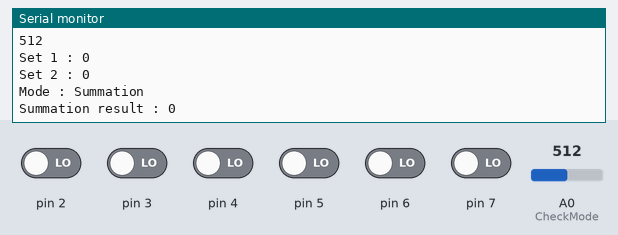
The sketch below on a simulated Arduino Uno, built with avr-gcc and run on an emulated ATmega328P. On the bench: the last lines printed to the serial monitor. Inputs (shaded band) come from the test bench; at power-on: pin 2–7 LOW, A0 (CheckMode) = 512.

Above: at 1.2 s.
1.3 s: A0 (CheckMode) set to 0
At 3.0 s:
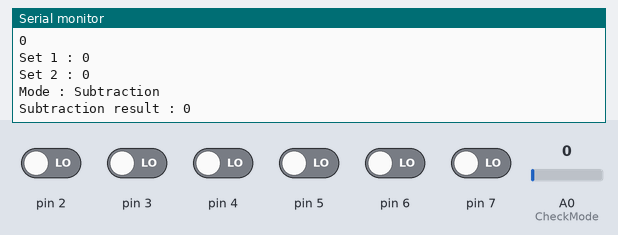
3.5 s: pin 2 driven HIGH
At 4.6 s:
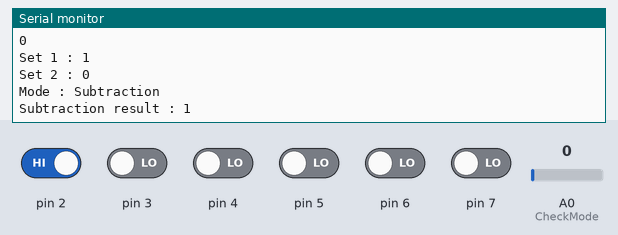
5.0 s: pin 3 driven HIGH
At 6.4 s:
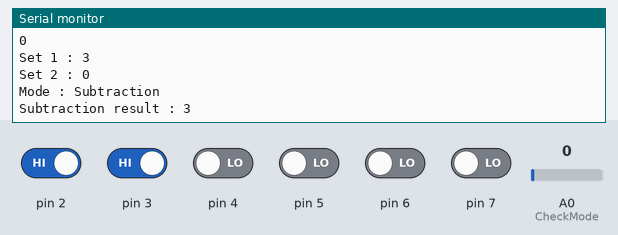
6.5 s: pin 4 driven HIGH
8.0 s: pin 5 driven HIGH
At 9.0 s:
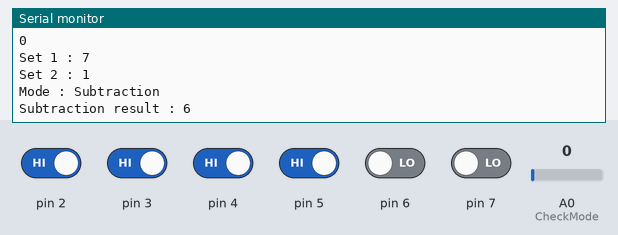
9.5 s: pin 6 driven HIGH
At 10.6 s:
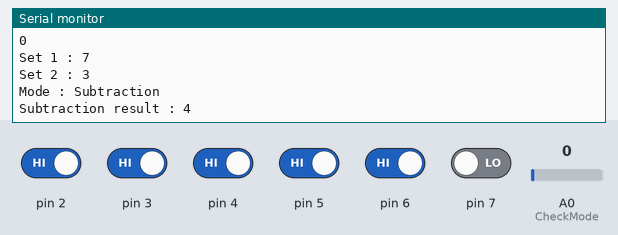
Timing chart, 0 to 12.0 s (numbered marks = the images above; inputs shaded):
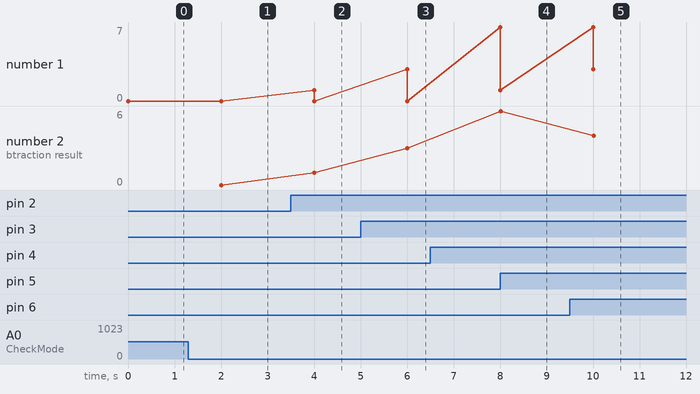

The sketch:

_3BitCalculator.ino
```cpp
 /*3-Bit Calculator Project
Made by : Pongsapat Boonpong
Purpose : To study about binary addition and subtraction
Version : v1.0
Finish date : V1.0 (25-3-2024)
*/

int Base10Sum1;
int Base10Sum2;
int Base10Result;

/*
//Input digital pins
Input1 = 2;
Input2 = 3;
Input3 = 4;
Input4 = 5;
Input5 = 6;
Input6 = 7;

//Output digital pins
Output1 = 8;
Output2 = 9;
Output3 = 10;
Output4 = 11;
*/

//Modes
int CheckMode = A0;

void setup() {
  Serial.begin(115200);
  pinMode(CheckMode, INPUT);
}

void loop() {
  Serial.println(analogRead(A0));
  for (int i = 8; i <= 11; i++){
    digitalWrite(i, LOW);
  }
  digitalWrite(13, LOW);
  //Get input from the calculator
  for (int i = 0; i <= 2; i++){
    if (digitalRead(i+2) == 1){
      Base10Sum1 += round(pow(2,i));
      //Serial.println(pow(2,i));
    }
    if (digitalRead(i+5) == 1){
      Base10Sum2 += round(pow(2,i));
    }
  }

  //Show results on serial monitor
  char buffer[40];
   sprintf(buffer,"Set 1 : %i", Base10Sum1);
   Serial.println(buffer);
   sprintf(buffer,"Set 2 : %i", Base10Sum2);
   Serial.println(buffer);

  //Calculation
  if (analogRead(CheckMode) >= 1){
   //Calculation summmation
   Serial.println("Mode : Summation");
   Base10Result = Base10Sum1 + Base10Sum2;
   char buffer[40];
   sprintf(buffer,"Summation result : %i", Base10Result);
   Serial.println(buffer);
   for (int i = 0; i <= 3; i++){
          if (Base10Result <= 0){
            break;
          }
          digitalWrite(i+8, Base10Result%2);
          Base10Result /= 2;
       }
  }
  else{
    //Calculate subtraction
    Serial.println("Mode : Subtraction");
    Base10Result = Base10Sum1 - Base10Sum2;
    if (Base10Result < 0){
      digitalWrite(13, HIGH);
    }
    char buffer[40];
    sprintf(buffer,"Subtraction result : %i", Base10Result);
    Serial.println(buffer);
    abs(Base10Result%2);
    for (int i = 0; i <= 3; i++){
       digitalWrite(i+8, Base10Result%2);
       Base10Result /= 2;
    }
  }
  Base10Sum1 = 0;
  Base10Sum2 = 0;
  Base10Result = 0;
  delay(2000);
}
```

Measured:
- after the input at 1.3 s, the serial monitor: prints a new line after 0.70 s (image 1)
- after the input at 3.5 s, the serial monitor: prints a new line after 0.50 s (image 2)
- after the input at 5.0 s, the serial monitor: prints a new line after 1.0 s (image 3)
- after the input at 8.0 s, the serial monitor: prints a new line at once (image 4)
- after the input at 9.5 s, the serial monitor: prints a new line after 0.51 s (image 5)
- plotted number 1: 1 → 3 after the input at 9.5 s
- plotted number 2: 1 → 3 after the input at 5.0 s, 3 → 6 after the input at 8.0 s, 6 → 4 after the input at 9.5 s
